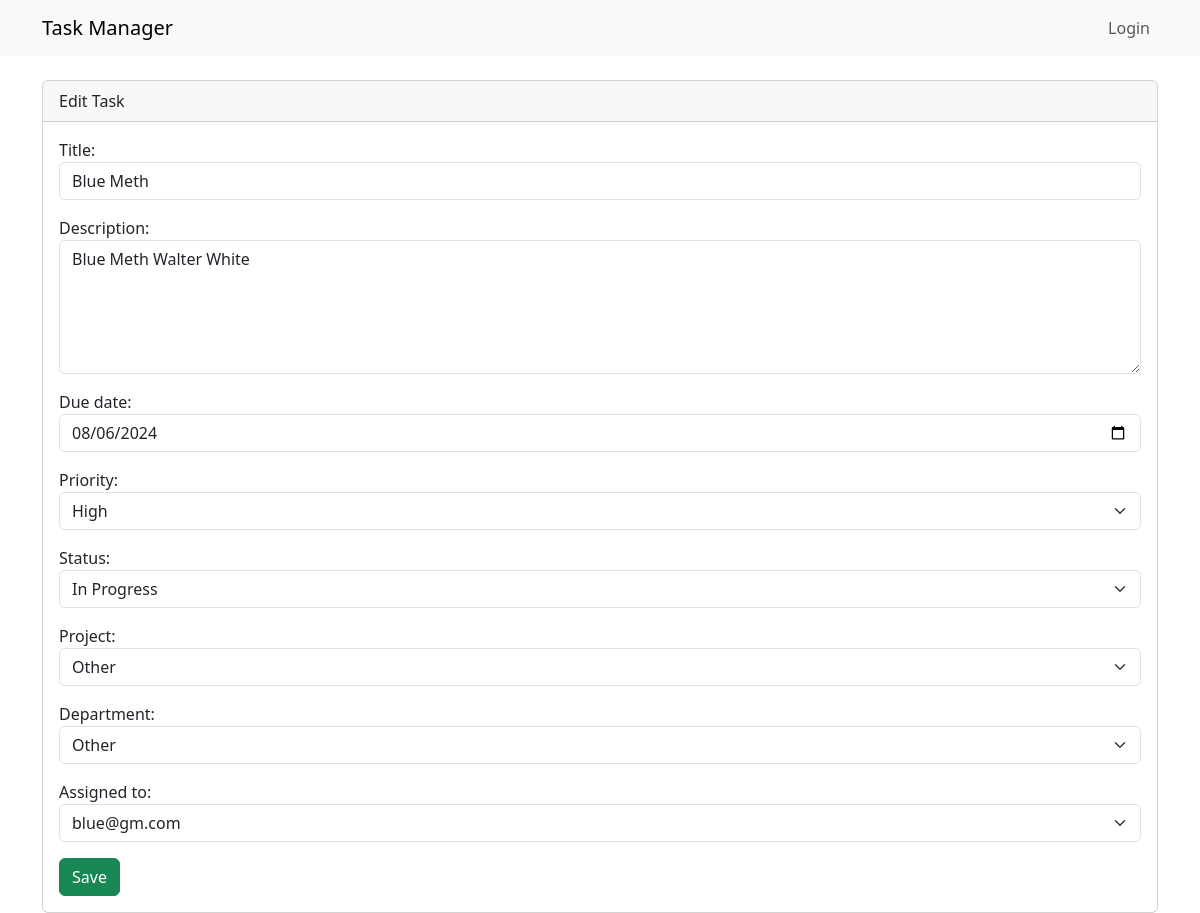
/tasks/1/update/, run on the app's committed database.
### core/models.py (models this page shows, shortened)
class Task(models.Model):
    PRIORITY_CHOICES = [
        ('L', 'Low'),
        ('M', 'Medium'),
        ('H', 'High'),
    ]
    STATUS_CHOICES = [
        ('Not Assigned', 'Not Assigned'),
        ('Acknowledged', 'Acknowledged'),
        ('Pending', 'Pending'),
        ('In Progress', 'In Progress'),
        ('Resolved', 'Resolved'),
        ('Reopened', 'Reopened'),
        ('Closed', 'Closed'),
    ]
    TASK_TYPE_CHOICES = [
        ('Query', 'Query'),
        ('Techinical Issue', 'Techinical Issue'),
        ('Request', 'Request'),
        ('Other', 'Other')
    ]
    title = models.CharField(max_length=200)
    uuid = models.CharField(max_length=8, unique=True, editable=False, blank=True)
    description = models.TextField(null=True, blank=True)
    created_at = models.DateTimeField(auto_now_add=True)
    due_date = models.DateTimeField(null=True, blank=True)
    task_type = models.CharField(max_length=50, choices=TASK_TYPE_CHOICES, default='Other')
    priority = models.CharField(max_length=1, choices=PRIORITY_CHOICES, default='L')
    status = models.CharField(max_length=50, choices=STATUS_CHOICES, default='Not Assigned')
    department = models.ForeignKey(Department, on_delete=models.CASCADE, related_name='dept')
    project = models.ForeignKey(Project, on_delete=models.CASCADE, related_name='tasks')
    assigned_to = models.ForeignKey(User, on_delete=models.SET_NULL, null=True, blank=True, related_name='tasks')
    completed_at = models.DateTimeField(null=True, blank=True)
    tags = models.ManyToManyField(Tag, blank=True)  # Add this field

### core/views.py (the view)
# urls.py: path('tasks/<int:pk>/update/', TaskUpdateView.as_view(), name='task-update'),
class TaskUpdateView(UpdateView):
    model = Task
    form_class = TaskForm
    template_name = 'tasks/task_form.html'
    success_url = reverse_lazy('task-list')

### core/forms.py
class TaskForm(forms.ModelForm):
    class Meta:
        model = Task
        fields = ['title', 'description', 'due_date', 'priority', 'status', 'project', 'department', 'assigned_to']
        widgets = {
            'title': forms.TextInput(attrs={'class': 'form-control'}),
            'description': forms.Textarea(attrs={'class': 'form-control', 'rows': 5}),
            'due_date': forms.DateInput(attrs={'type': 'date', 'class': 'form-control'}),
            'priority': forms.Select(attrs={'class': 'form-select'}),
            'status': forms.Select(attrs={'class': 'form-select'}),
            'project': forms.Select(attrs={'class': 'form-select'}),
            'department': forms.Select(attrs={'class': 'form-select'}),
            'assigned_to': forms.Select(attrs={'class': 'form-select'}),
        }

### core/models.py (called while the page is built)
    def __str__(self):
        return self.email

    def __str__(self):
        return self.name

    def __str__(self):
        return self.name

### templates/tasks/task_form.html (shortened to what this page needs)
{% extends 'base.html' %}
{% block content %}
<div class="card">
    <div class="card-header">
        {% if form.instance.pk %}
            Edit Task
        {% else %}
            Create New Task
        {% endif %}
    </div>
    <div class="card-body">
        <form method="post">
            {{ form.as_p }}
            <button type="submit" class="btn btn-success">Save</button>
        </form>
    </div>
</div>
{% endblock %}

### data on the page
Task: title "Blue Meth", description "Blue Meth Walter White", due_date "08/06/2024", priority "High", status "In Progress", project "Other", department "Other", assigned_to "blue@gm.com"
